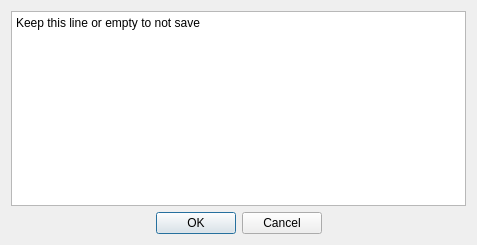
<?xml version="1.0" encoding="UTF-8"?>
<ui version="4.0">
 <class>Dialog_RunLog</class>
 <widget class="QDialog" name="Dialog_RunLog">
  <property name="geometry">
   <rect>
    <x>0</x>
    <y>0</y>
    <width>477</width>
    <height>245</height>
   </rect>
  </property>
  <property name="windowTitle">
   <string>Insert a run log</string>
  </property>
  <layout class="QVBoxLayout" name="verticalLayout_2">
   <item>
    <layout class="QVBoxLayout" name="verticalLayout">
     <item>
      <widget class="QPlainTextEdit" name="runlogfield">
       <property name="plainText">
        <string>Keep this line or empty to not save</string>
       </property>
      </widget>
     </item>
     <item>
      <widget class="QDialogButtonBox" name="buttonBox">
       <property name="orientation">
        <enum>Qt::Horizontal</enum>
       </property>
       <property name="standardButtons">
        <set>QDialogButtonBox::Cancel|QDialogButtonBox::Ok</set>
       </property>
       <property name="centerButtons">
        <bool>true</bool>
       </property>
      </widget>
     </item>
    </layout>
   </item>
  </layout>
 </widget>
 <resources/>
 <connections>
  <connection>
   <sender>buttonBox</sender>
   <signal>accepted()</signal>
   <receiver>Dialog_RunLog</receiver>
   <slot>accept()</slot>
   <hints>
    <hint type="sourcelabel">
     <x>248</x>
     <y>254</y>
    </hint>
    <hint type="destinationlabel">
     <x>157</x>
     <y>274</y>
    </hint>
   </hints>
  </connection>
  <connection>
   <sender>buttonBox</sender>
   <signal>rejected()</signal>
   <receiver>Dialog_RunLog</receiver>
   <slot>reject()</slot>
   <hints>
    <hint type="sourcelabel">
     <x>316</x>
     <y>260</y>
    </hint>
    <hint type="destinationlabel">
     <x>286</x>
     <y>274</y>
    </hint>
   </hints>
  </connection>
 </connections>
</ui>
